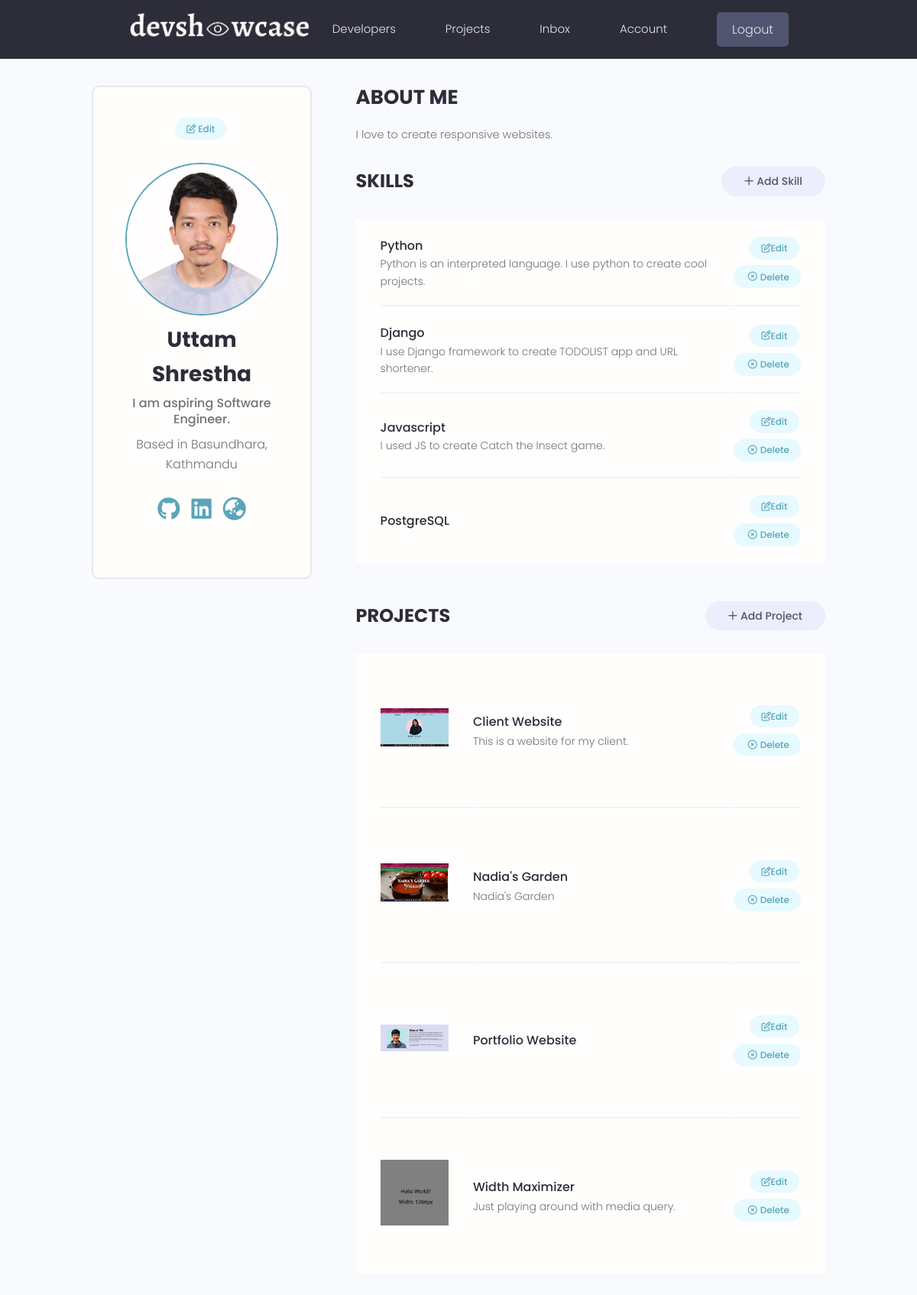
/account/ (signed in), run on an earlier commit of the app's database.
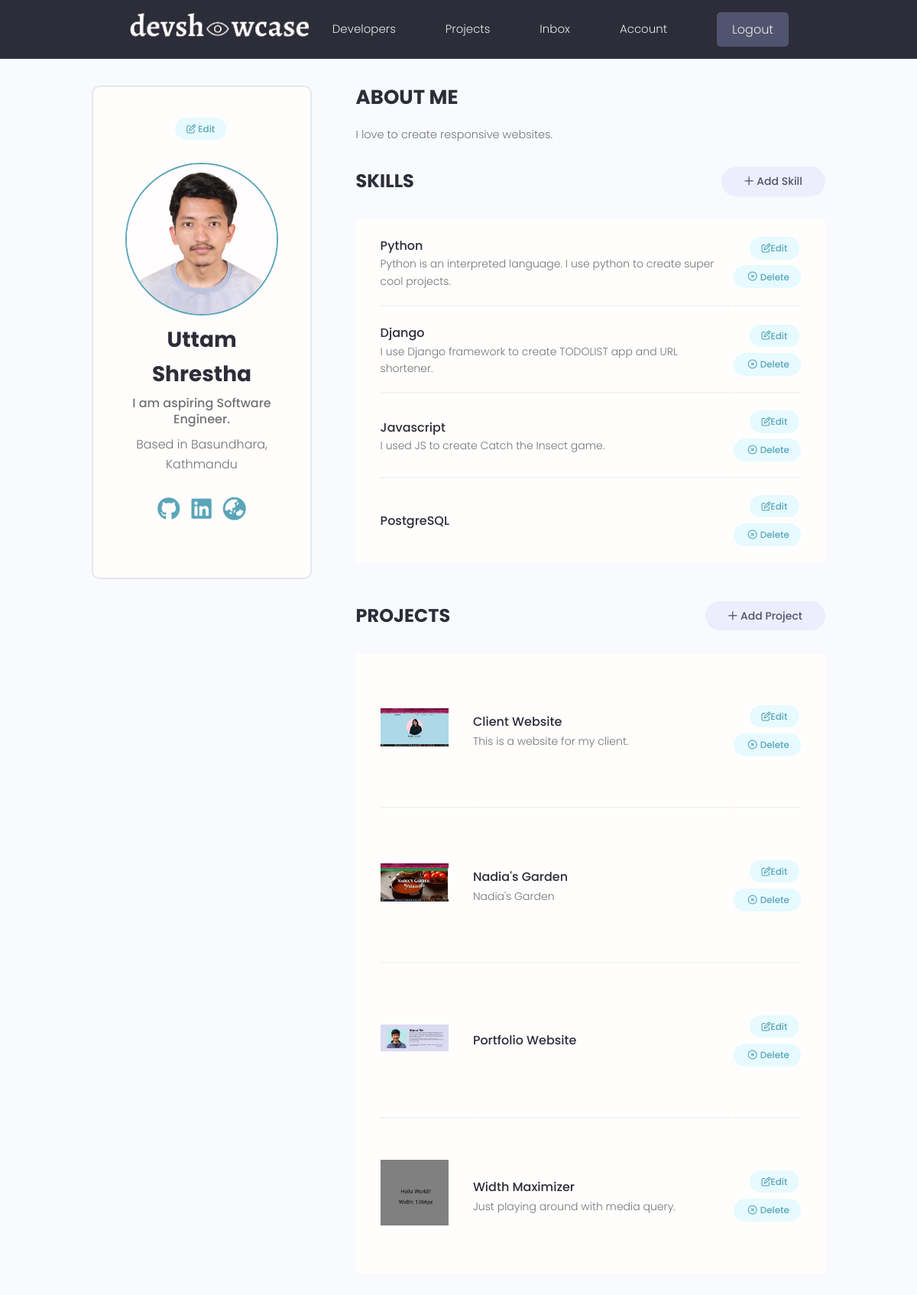
And on a later commit of the database.
### users/models.py (models this page shows, shortened)
class Skill(models.Model):
    owner = models.ForeignKey(Profile, on_delete=models.CASCADE, blank = True, null = True) # when Profile is deleted, delete skill too.
    name = models.CharField(null = True, blank = True, max_length = 40) # name of the skill that user has
    description = models.TextField(null = True, blank= True)
    created = models.DateTimeField(auto_now_add=True)
    id = models.UUIDField(default = uuid.uuid4, primary_key = True, editable = False)

### users/views.py (the view)
# urls.py: path('account/', views.userAccount, name = 'account'),
@login_required(login_url = 'login')
def userAccount(request):
    profile = request.user.profile
    skills = profile.skill_set.all()
    projects = profile.project_set.all()
    context = {
        'profile': profile,
        'skills': skills,
        'projects': projects
    }
    return render(request, 'users/account.html', context)

### template/users/account.html (shortened to what the changed rows need)
{% extends 'application/main.html' %}
{% block content %}
<main class="settingsPage profile my-md">
    <div class="container">
      <div class="layout">
        <div class="column column--1of3">
          <div class="card text-center">
            <div class="card__body dev">
              <h2 class="dev__name">{{profile.name}}</h2>
            </div>
          </div>
        </div>
        <div class="column column--2of3">
          <table class="settings__table">
            {% for skill in skills %}
            <tr>
              <td class="settings__tableInfo">
                <h4>{{skill.name}}</h4>
                <p>
                  {{skill.description}}
                </p>
              </td>
              <td class="settings__tableActions">
                <a class="tag tag--pill tag--main settings__btn" href="{% url 'update-skill' skill.id %}"><i class="fa-regular fa-pen-to-square"></i> Edit</a>
                <a class="tag tag--pill tag--main settings__btn" href="{% url 'delete-skill' skill.id %}?next=/account"><i class="fa-regular fa-circle-xmark" style="padding: 4px;"></i>
                  Delete</a>
              </td>
            </tr>
            {% endfor %}
          </table>
        </div>
      </div>
    </div>
  </main>
  {% endblock %}

What changed in the data, as far as the page shows it:
changed Skill "Python": description "Python is an interpreted language. I use python to create cool projects." → "Python is an interpreted language. I use python to create super cool projects."
